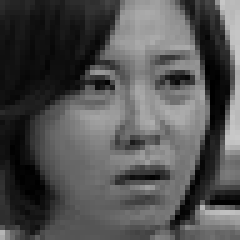
#> input picture train_balanced/angry/angry_1037.png, 48 x 48 px (shown 5 times larger); its folder holds only this picture in this run
$ jupyter execute --allow-errors eigenface_train_randomforest_CV.ipynb
#> lines starting #> are read from the running program, lines starting #| are printed output that depends on the picture
### eigenface/eigenface_project.py
def eigenface_project(images, xPixel=48, yPixel=48, cum=0.9):
    """
    This function project a data set onto its eigen-vectors
    Args:
        images: the input data set
        cum: the minimum cumulative variance to consider
        xPixel, yPixel: the number of pixels on both axises
    Returns:
        images_project: the projected data set
    """
    import numpy as np
    import pandas as pd
    # eigenfaces and eigen vectors
    # 1. Reshape the data
    # images = df.drop(columns=df.columns[-1]).sample(n=3000, axis='rows').values # remove the class column and sample 3000 images.
    image_shape = (xPixel, yPixel)
    images = images.reshape(-1, *image_shape)

    # 2. Calculate mean face and subtract the mean
    mean_face = np.mean(images, axis=0)
    centered_images = images - mean_face

    # 3. Calculate covariance matrix of for faces
    covariance_matrix = np.cov(centered_images.reshape(images.shape[0], -1).T)

    # 4. Eigenvalue decomposition and select the top eigenfaces (e.g., top 10)
    eigenvalues, eigenvectors = np.linalg.eig(covariance_matrix)

    # 5. Calculate the cumulative variance
    total_variance = np.sum(eigenvalues)  # Total variance of the data
    explained_variance = [(i / total_variance) for i in sorted(eigenvalues, reverse=True)]
    cumulative_variance = np.cumsum(explained_variance)

    # 6. select the eigenvectors whose cumulative variance exceed 0.9
    k = np.argmax(cumulative_variance > 0.9)
    selected_eigenvectors = eigenvectors[:, :k]

    images_project = np.dot(centered_images.reshape(images.shape[0], -1), selected_eigenvectors)
    return images_project, selected_eigenvectors

### eigenface/eigenface_train_randomforest_CV.ipynb
[cell 1]
import numpy as np
import pandas as pd
import os
import cv2
from sklearn.ensemble import RandomForestClassifier
from sklearn.preprocessing import StandardScaler
from sklearn.pipeline import Pipeline
from sklearn.model_selection import GridSearchCV, cross_val_predict, cross_val_score, KFold, StratifiedKFold, train_test_split
from eigenface_project import eigenface_project
from sklearn.metrics import classification_report, accuracy_score, confusion_matrix

[cell 2]
# Directory paths
train_dir = os.path.expanduser('../train_balanced')
test_dir = os.path.expanduser('../raw_data/fer2013/test')

# Define a function to load the balanced data
def load_images_from_directory(directory):
    images = []
    labels = []
    for label in os.listdir(directory):
        label_path = os.path.join(directory, label)
        if os.path.isdir(label_path):
            for file in os.listdir(label_path):
                file_path = os.path.join(label_path, file)
                image = cv2.imread(file_path, cv2.IMREAD_GRAYSCALE)
                images.append(image)
                labels.append(label)
    return images, labels

# Load training and testing images
train_images, train_labels = load_images_from_directory(train_dir)
#> in load_images_from_directory, image is the input picture: shape (48, 48); min 0, max 201, mean 81.6
#> train_images = 2 items; train_labels = ['angry', 'fear']
#> (the rest of this cell did not finish here and is left out)



print(f"Loaded {len(train_images)} training images.")
print(f"Loaded {len(test_images)} training images.")

[cell 3]
# Check the train and test data
print({x: train_labels.count(x) for x in set(train_labels)})
#| {'fear': 1, 'angry': 1}
print(np.array(train_images).shape)
#| (2, 48, 48)

#> (the rest of this cell did not finish here and is left out)

[cell 4]
# set up X, y of train and test
train_Class = np.array(train_labels)
train_images = np.array(train_images)

#> (the rest of this cell did not finish here and is left out)

[cell 5]
# project the image data on the eigen vectors
train_images_project, selected_eigenvectors=eigenface_project(train_images)
#> in eigenface_project, `mean_face = np.mean(images, axis=0)`:
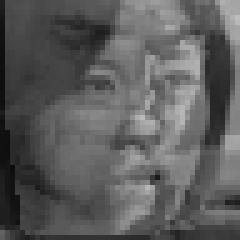
#> mean_face: shape (48, 48) float64 (shown 5 times larger); min 13.5, max 189.5, mean 92.5
#> in eigenface_project, `covariance_matrix = np.cov(centered_images.reshape(images.shape[0], -1..`:
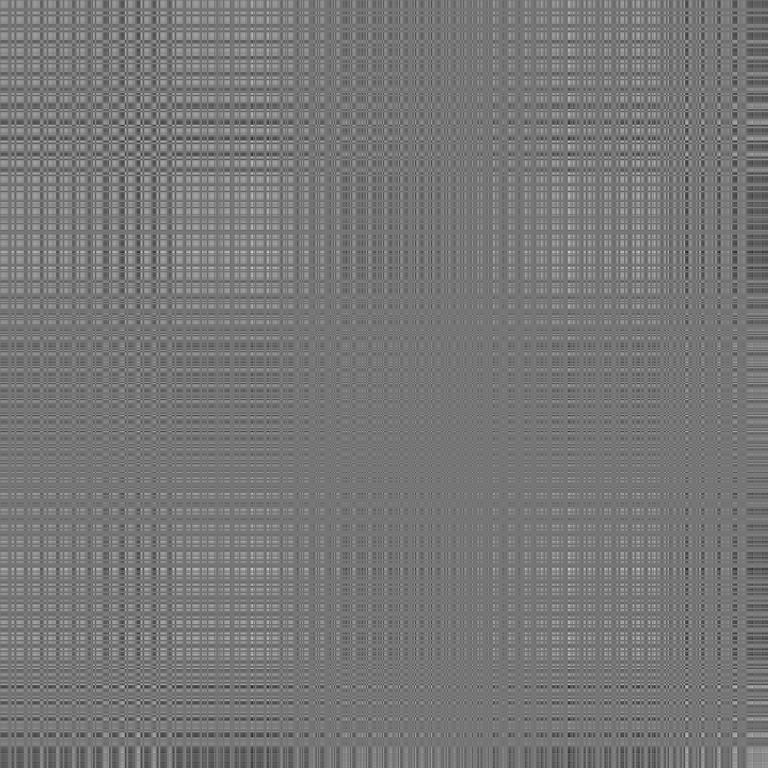
#> covariance_matrix: shape (2304, 2304) float64 (shown at 1/3 size); min -15936, max 18432, mean 237.5; drawn with min black and max white
#> in eigenface_project, `explained_variance = [(i / total_variance) for i in sorted(eigenvalues..`: explained_variance = 2304 items
#> in eigenface_project, `k = np.argmax(cumulative_variance > 0.9)`: k = 0

#> (the rest of this cell did not finish here and is left out)

[cell 6]
# define a random forest function, and search the best parameters

def auto_random_forest(
    X,
    y,
    n_estimators=100,
    cv=10,
    random_state=2024
):
    """
    Implement Random Forest with different max_features settings and find optimal value

    Parameters:
    X, y: pandas DataFrame containing features and target
    test_size: proportion of data to use for testing in CV
    random_state: random state for reproducibility
    n_estimators: number of trees in forest
    cv: number of cross-validation folds
    """

    # number of features
    n_features = np.array(X).shape[1]

    # Create different max_features values to try
    # Include common options and some specific numbers
    max_features_options = [
        "log2",
        "sqrt",
        0.1,     # 10% of features
        0.2,     # 20% of features
    ]

    # Scale features
    scaler = StandardScaler()
    X_scaled = scaler.fit_transform(X)

    # Create parameter grid
    param_grid = {
        'max_features': max_features_options,
        'min_samples_split': [2, 5, 10, 20, 30, 40, 50],
        # 'min_samples_leaf': [2, 5, 10, 20, 30, 40, 50]
        'max_depth': [3, 5, 7, 10, 20, 30]
    }

    # Initialize Random Forest
    rf = RandomForestClassifier(
        n_estimators=n_estimators,
        random_state=random_state
    )

    # 3. Setup StratifiedKFold
    skf = StratifiedKFold(
        n_splits=cv,
        shuffle=True,
        random_state=random_state
    )

    # Perform grid search
    grid_search = GridSearchCV(
        estimator=rf,
        param_grid=param_grid,
        cv=skf,
        scoring='accuracy',
        n_jobs=-1, # use all the CPU cores
        verbose=2  # detailed output monitoring progress updates
    )

    # Fit grid search
    grid_search.fit(X_scaled, y)

    # Get best model, best params, and best score
    best_rf = grid_search.best_estimator_
    best_par = grid_search.best_params_
    best_score = grid_search.best_score_

    # Compile results
    results = {
        'best_params': best_par,
        'best_score': best_score,
        'best_model': best_rf
    }

    return results

#> (a cell that did not finish here is left out)
